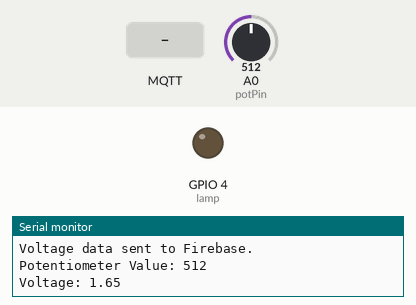
Recording of a sketch running on a simulated ESP8266 (NodeMCU). Shown: output pins drawn as LEDs (lit = HIGH), the last lines printed to the serial monitor. The test bench sets the inputs (shaded band); at power-on: A0 (potPin) = 512. WiFi joins after 1.5 s; servers stay silent unless stated; no MQTT or app messages arrive unless stated.

Above: at 2.7 s.
2.8 s: MQTT message "on" arrives on the first subscribed topic
At 4.1 s:
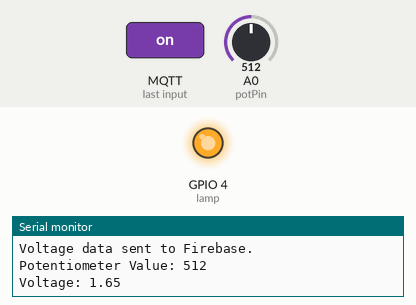
5.8 s: MQTT message "off" arrives on the first subscribed topic
At 6.5 s:
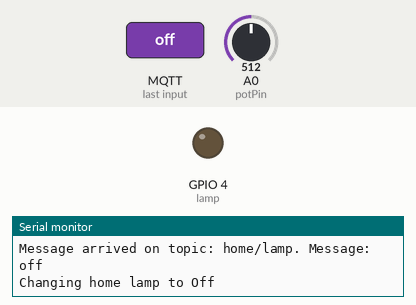
Timing chart, 0 to 8.8 s (numbered marks = the images above; inputs shaded):
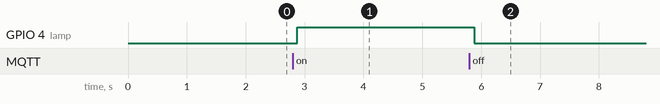

The sketch:

mqtt_test.ino
```cpp
#include <ESP8266WiFi.h>
#include <PubSubClient.h>
#include <FirebaseESP8266.h>

// WiFi credentials
const char* ssid = "Rmiki";
const char* password = "Hovcu3378#@firas";

// MQTT broker credentials
const char* MQTT_username = "";
const char* MQTT_password = "";
const char* mqtt_server = "192.168.17.6";  // MQTT broker address

// Firebase configuration
#define FIREBASE_HOST "https://sensor-a9e85-default-rtdb.firebaseio.com"  // Firebase URL
#define FIREBASE_AUTH "Q5nLp6MwBYhKd2WwiKanvpzJBxwFrWhXTsgYvo08"  // Firebase Auth Key

FirebaseData firebaseData;
FirebaseConfig firebaseConfig;
FirebaseAuth firebaseAuth;

// Pin assignments
const int potPin = A0;   // Potentiometer on A0
const int lamp = 4;       // Lamp (LED) on GPIO 4 (D4 )

// Timers
long now = millis();
long lastMeasure = 0;

// WiFi and MQTT Client setup
WiFiClient espClient;
PubSubClient client(espClient);

// Function to connect to WiFi
void setup_wifi() {
  delay(10);
  Serial.println();
  Serial.print("Connecting to ");
  Serial.println(ssid);
  WiFi.begin(ssid, password);

  while (WiFi.status() != WL_CONNECTED) {
    delay(500);
    Serial.print(".");
  }

  Serial.println();
  Serial.print("WiFi connected - ESP IP address: ");
  Serial.println(WiFi.localIP());
}

// MQTT callback function to handle incoming messages
void callback(String topic, byte* message, unsigned int length) {
  Serial.print("Message arrived on topic: ");
  Serial.print(topic);
  Serial.print(". Message: ");
  String messageTemp;

  for (int i = 0; i < length; i++) {
    Serial.print((char)message[i]);
    messageTemp += (char)message[i];
  }
  Serial.println();

 if (topic == "home/lamp") {
    Serial.print("Changing home lamp to ");
    if (messageTemp == "on") {
      digitalWrite(lamp, HIGH);
      Serial.println("On");
    } else if (messageTemp == "off") {
      digitalWrite(lamp, LOW);
      Serial.println("Off");
    }
  }

}

// Reconnect to the MQTT broker if connection is lost
void reconnect() {
  while (!client.connected()) {
    Serial.print("Attempting MQTT connection...");
    if (client.connect("ESP8266Client", MQTT_username, MQTT_password)) {
      Serial.println("connected");
      client.subscribe("home/lamp");
    } else {
      Serial.print("failed, rc=");
      Serial.print(client.state());
      Serial.println(" try again in 1 second");
      delay(1000);
    }
  }
}

// Setup function to initialize WiFi, MQTT, and Firebase
void setup() {
  pinMode(lamp, OUTPUT);

  // Serial monitor setup
  Serial.begin(115200);
  setup_wifi();

  // Initialize Firebase configuration
  firebaseConfig.host = FIREBASE_HOST;
  firebaseConfig.signer.tokens.legacy_token = FIREBASE_AUTH;
  Firebase.begin(&firebaseConfig, nullptr);

  if (!Firebase.ready()) {
    Serial.println("Firebase initialization failed!");
    while (true) {
      delay(1000);
    }
  }

  Serial.println("Firebase initialized.");

  // MQTT setup
  client.setServer(mqtt_server, 1883);
  client.setCallback(callback);
}

// Main loop function
void loop() {
  if (!client.connected()) {
    reconnect();
  }
  if (!client.loop()) {
    client.connect("ESP8266Client", MQTT_username, MQTT_password);
  }

  now = millis();

  // Measure potentiometer value and voltage every second
  if (now - lastMeasure > 1000) {
    lastMeasure = now;

    int potValue = analogRead(potPin);
    float voltage = potValue * (3.3 / 1023.0); // Convert ADC value to voltage

    // Publish potentiometer value and voltage to MQTT
    client.publish("home/potentiometer", String(potValue).c_str());
    client.publish("home/voltage", String(voltage).c_str());

    // Send potentiometer value and voltage to Firebase
    String path = "/sensorData"; // Firebase path
    if (Firebase.pushFloat(firebaseData, path + "/potentiometer", potValue)) {
      Serial.println("Potentiometer data sent to Firebase.");
    } else {
      Serial.print("Failed to send potentiometer data to Firebase: ");
      Serial.println(firebaseData.errorReason());
    }

    if (Firebase.pushFloat(firebaseData, path + "/voltage", voltage)) {
      Serial.println("Voltage data sent to Firebase.");
    } else {
      Serial.print("Failed to send voltage data to Firebase: ");
      Serial.println(firebaseData.errorReason());
    }

    // Debugging output
    Serial.print("Potentiometer Value: ");
    Serial.println(potValue);
    Serial.print("Voltage: ");
    Serial.println(voltage);
  }
}
```

Measured:
- after the input at 2.8 s, GPIO 4 (lamp): LOW → HIGH after 0.08 s
- after the input at 5.8 s, GPIO 4 (lamp): HIGH → LOW after 0.08 s
